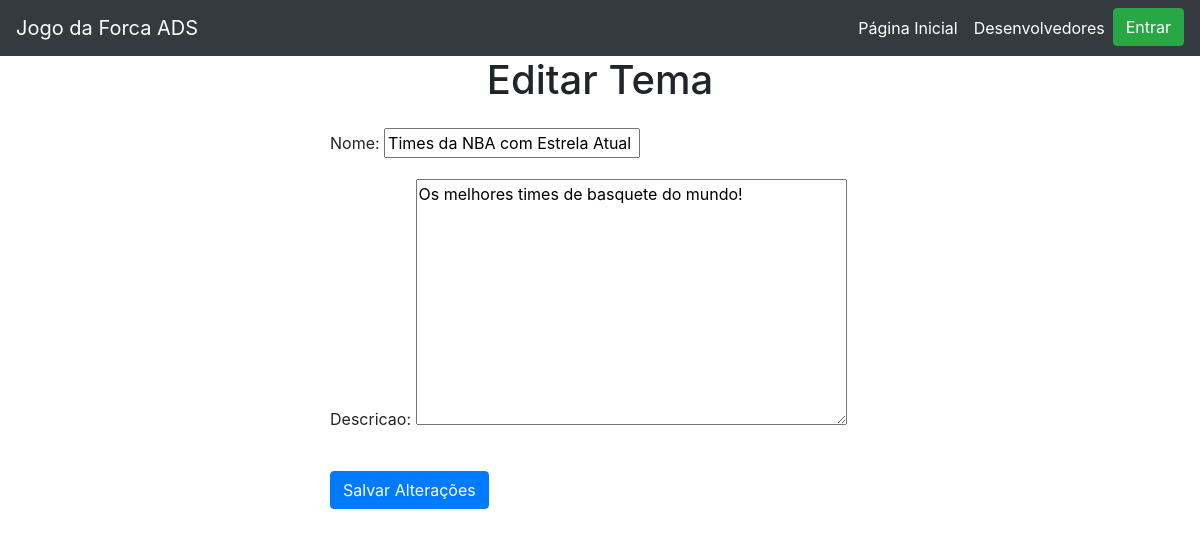
The page /professor/tema/4/editar/ on the database its author committed.
### core/models.py (models this page shows, shortened)
class Tema(models.Model):
    nome = models.CharField(max_length=100, unique=True)
    descricao = models.TextField(blank=True, null=True)
    professor = models.ForeignKey(User, on_delete=models.CASCADE, limit_choices_to={'groups__name': 'professores'})

### core/views.py (the view)
# urls.py: path("professor/tema/<int:pk>/editar/", EditarTemaPageView.as_view(), name="editarTema"),
class EditarTemaPageView(ProfessorContextMixin, UpdateView):
    model = Tema
    form_class = TemaForm
    template_name = 'professor/temas/editarTemas.html'
    success_url = reverse_lazy('administrarTemasPage')

### core/forms.py
class TemaForm(forms.ModelForm):
    class Meta:
        model = Tema
        fields = ['nome', 'descricao']

### core/mixins.py (called while the page is built)
    def get_context_data(self, **kwargs):
        context = super().get_context_data(**kwargs)
        user = self.request.user
        context['is_professor'] = user.is_authenticated and user.groups.filter(name='professores').exists()
        return context

### core/templates/professor/temas/editarTemas.html (shortened to what this page needs)
{% extends "base.html" %}
{% block main %}
<div class="container">
  <h1 class="text-center mb-4">Editar Tema</h1>
  <div class="row justify-content-center">
    <div class="col-md-6">
      <form method="post">
        {{ form.as_p }}
        <button type="submit" class="btn btn-primary mt-3">Salvar Alterações</button>
      </form>
    </div>
  </div>
</div>
{% endblock main %}

### rows shown on the page
Tema: nome "Times da NBA com Estrela Atual", descricao "Os melhores times de basquete do mundo!"
